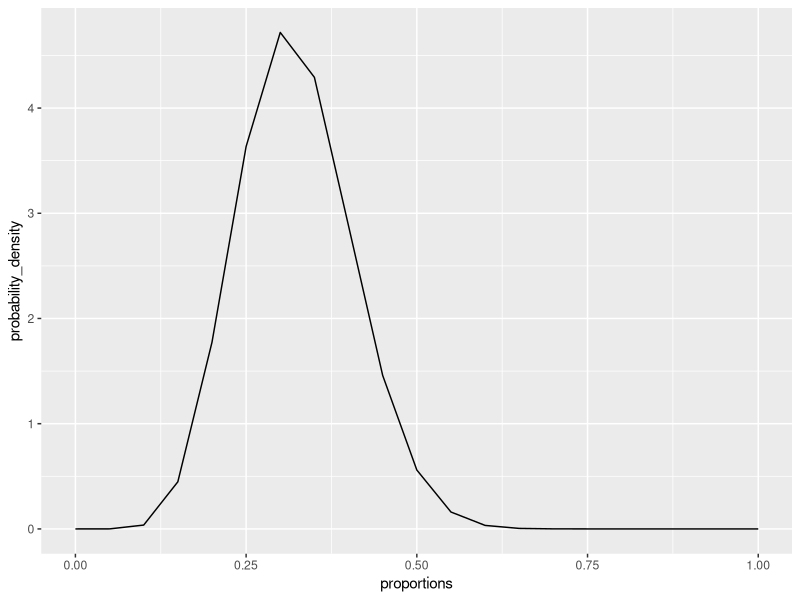
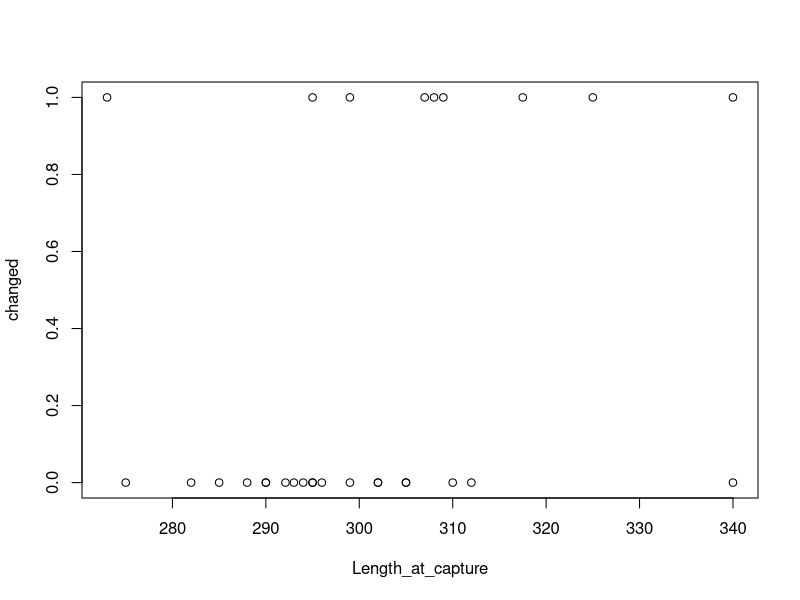
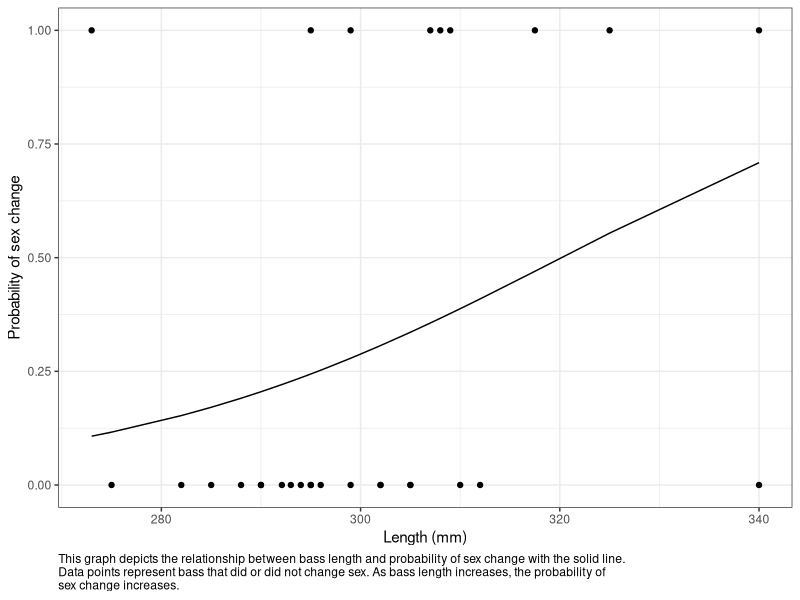

These figures' R source, in order:
# Quantitative Methods in Ecology and Evolution, Homework 12
# Nathan Lin
# November 18, 2025
# Generalized Linear Models

library(readxl)
library(lubridate)
library(dplyr)
library(ggplot2)

set.seed(1234)

### Objective 1A - plot probability density function
# Load in the data first
raw_bass <- read_xlsx("./HW 12/BSB_tagging_data.xlsx")

# Notes on the black sea bass data:
  # These fish change from female to male, some can start as male
  # Can think of intersex as having changed sex (F -> M)
  # Capture-recapture dates aren't too important to us
  # We are focusing on length at capture + DID FEMALES CHANGE SEX

# How come we saw some males at capture being recorded as intersex at recapture?
  # Is this just an incorrect assessment?

# Simplifying the data since we only need fish that started female
  # and only fish captured after July
our_focus_bass <- raw_bass %>% 
  filter(Sex_at_capture == "F", month(Date_at_recapture) > 7) 

# Getting our observed proportion
number_changed_successes <- our_focus_bass %>% filter(Sex_at_recapture != "F") %>% nrow()
number_total <- our_focus_bass %>% nrow()
number_failures <- number_total - number_changed_successes
observed_proportion <- number_changed_successes / number_total

# Remember beta distribution is for when we have the number of successes 
  # and the number of tries, and we are trying to find the probability of p
  # being different things.
proportions_zero_to_one <- seq(0, 1, by=0.05)
alpha <- number_changed_successes + 1
beta <- number_failures + 1
beta_densities <- dbeta(x=proportions_zero_to_one, shape1=alpha, shape2=beta)
df_for_beta_plot <- data.frame(proportions=proportions_zero_to_one, probability_density=beta_densities)
# Plotting the probability density function for proportions
ggplot(df_for_beta_plot, aes(x=proportions, y=probability_density)) + geom_line()

### Objective 1B - 95% CI for probability of sex change
# I will use qbeta to get the quantile values for the 2.5th and 97.5th quantiles
# For the 2.5th quantile
lower <- qbeta(0.025, shape1=alpha, shape2=beta)
upper <- qbeta(0.975, shape1=alpha, shape2=beta)
proportions_95_CI <- c(lower, upper)
proportions_95_CI
# 0.173 to 0.494

### Objective 2A - GLM for length and sex change
# We need to see if the length of the female influences its probability of sex change
# I will do 1 for change, 0 for no change
glm_bass_data <- our_focus_bass %>% 
  mutate(changed = ifelse(Sex_at_recapture != "F", 1, 0)) %>% 
  select(changed, Length_at_capture)
plot(changed ~ Length_at_capture, glm_bass_data)
# I'm doing approach with the 2-column matrix of successes and failures as the y 
bass_model <- glm(cbind(changed, 1 - changed) ~ Length_at_capture, family=binomial, data=glm_bass_data)
summary(bass_model)
# This gave me no significance with a p value for length of 0.112, so with this model
  # it does not look like length of a female influences its probability of sex change.

# However I am not sure that I am accurately representing the probability of sex change here.
# How can I get probability of sex change for a single individual?
# With beta distribution we had the p for the binomial but that's for everything
  # I suppose that's under the hood in the linear model

### Objective 2B - log-odds predicted change
# I hear we are supposed to do this as if length was significant

# Log(odds) = beta0 + beta1*x1 = log(p/(1-p)) 
# So log odds is just the prediction from the GLM
# Aka log odds = -14.377 + 0.045 * length

# So if we increase our length by 1 millimeter, 
  # we expect an increase of 0.045 in the log odds of sex change.

### Objective 2C - plotting sex change probability by length
bass_predictions <- predict.glm(object=bass_model, newdata=our_focus_bass, type="response")

glm_bass_data$predictions <- bass_predictions

# Plotting the relationship on the actual data
ggplot(glm_bass_data, aes(x=Length_at_capture, y=predictions)) + 
  geom_line() + 
  geom_point(aes(x=Length_at_capture, y=changed)) + 
  ylim(0, 1) + 
  labs(x="Length (mm)", 
       y="Probability of sex change",
       caption="This graph depicts the relationship between bass length and probability of sex change with the solid line. \nData points represent bass that did or did not change sex. As bass length increases, the probability of \nsex change increases.") + 
  theme_bw() + 
  theme(plot.caption=element_text(hjust=0))
